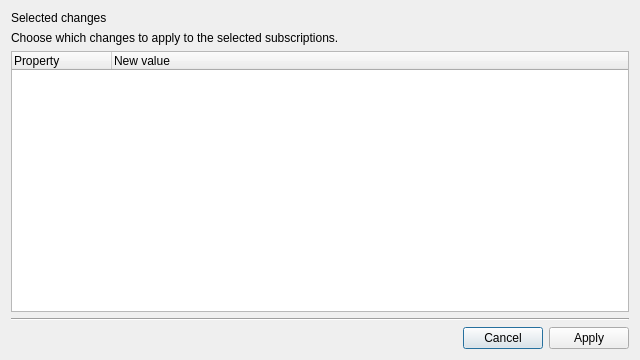
<?xml version="1.0" encoding="UTF-8"?>
<ui version="4.0">
 <class>BulkEditDialog</class>
 <widget class="QDialog" name="BulkEditDialog">
  <property name="geometry">
   <rect>
    <x>0</x>
    <y>0</y>
    <width>640</width>
    <height>360</height>
   </rect>
  </property>
  <property name="windowTitle">
   <string>Edit selected subscriptions</string>
  </property>
  <layout class="QVBoxLayout" name="rootLayout">
   <item>
    <widget class="QFrame" name="changes_section_bar">
     <layout class="QHBoxLayout" name="changesSectionBarLayout">
      <property name="leftMargin">
       <number>0</number>
      </property>
      <property name="topMargin">
       <number>0</number>
      </property>
      <property name="rightMargin">
       <number>0</number>
      </property>
      <property name="bottomMargin">
       <number>0</number>
      </property>
      <item>
       <widget class="QLabel" name="changes_section_label">
        <property name="text">
         <string>Selected changes</string>
        </property>
       </widget>
      </item>
     </layout>
    </widget>
   </item>
   <item>
    <widget class="QLabel" name="selection_hint_label">
     <property name="text">
      <string>Choose which changes to apply to the selected subscriptions.</string>
     </property>
     <property name="wordWrap">
      <bool>true</bool>
     </property>
    </widget>
   </item>
   <item>
    <widget class="QTreeWidget" name="changes_tree">
     <column>
      <property name="text">
       <string>Property</string>
      </property>
     </column>
     <column>
      <property name="text">
       <string>New value</string>
      </property>
     </column>
    </widget>
   </item>
   <item>
    <widget class="Line" name="footer_separator_line">
     <property name="orientation">
      <enum>Qt::Horizontal</enum>
     </property>
    </widget>
   </item>
   <item>
    <layout class="QHBoxLayout" name="buttons_layout">
     <item>
      <widget class="QLabel" name="error_label">
       <property name="text">
        <string/>
       </property>
      </widget>
     </item>
     <item>
      <spacer name="buttons_spacer">
       <property name="orientation">
        <enum>Qt::Horizontal</enum>
       </property>
       <property name="sizeHint" stdset="0">
        <size>
         <width>40</width>
         <height>20</height>
        </size>
       </property>
      </spacer>
     </item>
     <item>
      <widget class="QPushButton" name="cancel_button">
       <property name="text">
        <string>Cancel</string>
       </property>
      </widget>
     </item>
     <item>
      <widget class="QPushButton" name="save_button">
       <property name="text">
        <string>Apply</string>
       </property>
      </widget>
     </item>
    </layout>
   </item>
  </layout>
 </widget>
 <resources/>
 <connections/>
</ui>
